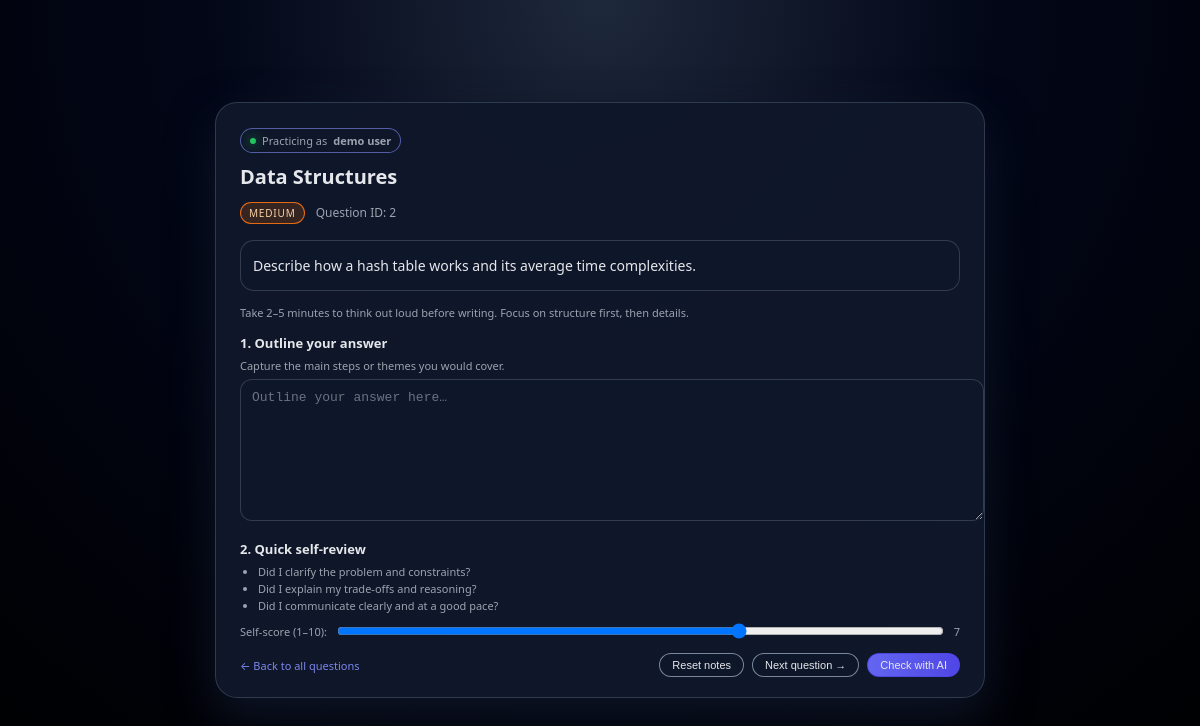
Screenshot of /question/2/ with the database file from the repository.
### core/models.py (models this page shows, shortened)
class Question(models.Model):
    question_text = models.TextField()
    skill = models.ForeignKey(Skill, on_delete=models.CASCADE)
    difficulty = models.CharField(max_length=20)

class Skill(models.Model):
    name = models.CharField(max_length=100)

### core/views.py (the view, shortened to what this page needs)
# urls.py: path('question/<int:pk>/', question_detail, name='question_detail'),
def question_detail(request, pk):
    question = get_object_or_404(Question.objects.select_related("skill"), pk=pk)
    same_skill_qs = Question.objects.filter(skill=question.skill).order_by("pk")
    next_q = same_skill_qs.filter(pk__gt=question.pk).first() or same_skill_qs.first()
    ai_feedback = None
    return render(
        request,
        "question_detail.html",
        {
            "question": question,
            "next_question": next_q,
            "ai_feedback": ai_feedback,
        },
    )

### templates/question_detail.html (shortened to what this page needs)
<!DOCTYPE html>
<html lang="en">
<head>
</head>
<body>
<div class="shell">
    <div class="pill">
        <span class="pill-dot"></span>
        {% if request.user.is_authenticated %}
            Practicing as <strong>{{ request.user.username }}</strong>
        {% else %}
            Practicing as <strong>demo user</strong>
        {% endif %}
    </div>
    <h1>{{ question.skill.name|default:"Question" }}</h1>
    <div class="meta">
        {% if question.difficulty %}
            {% with diff=question.difficulty|lower %}
                <span class="difficulty {% if diff == 'easy' %}difficulty-easy{% elif diff == 'medium' %}difficulty-medium{% elif diff == 'hard' %}difficulty-hard{% endif %}">
                    {{ question.difficulty|title }}
                </span>
            {% endwith %}
        {% endif %}
        Question ID: {{ question.id }}
    </div>
    <form method="post" style="margin: 0;">
        <div class="question-box">
            {{ question.question_text }}
        </div>
        <p class="hint-text">
            Take 2–5 minutes to think out loud before writing. Focus on structure first, then details.
        </p>
        <h2 class="section-title">1. Outline your answer</h2>
        <p class="hint-text">
            Capture the main steps or themes you would cover.
        </p>
        <textarea id="answer-notes" name="notes" placeholder="Outline your answer here…"></textarea>
        <h2 class="section-title">2. Quick self‑review</h2>
        <ul class="checklist">
            <li>Did I clarify the problem and constraints?</li>
            <li>Did I explain my trade‑offs and reasoning?</li>
            <li>Did I communicate clearly and at a good pace?</li>
        </ul>
        <div class="score-row">
            <span>Self‑score (1–10):</span>
            <input type="range" min="1" max="10" value="7" id="self-score" name="score">
            <span id="self-score-label">7</span>
        </div>
        <div class="actions">
            <a href="/" class="link">← Back to all questions</a>
            <div class="btn-row">
                <button class="btn" type="button" onclick="clearNotes()">Reset notes</button>
                {% if next_question %}
                    <button class="btn" type="submit" name="action" value="next">
                        {% if next_question.id == question.id %}
                            Finish session
                        {% else %}
                            Next question →
                        {% endif %}
                    </button>
                {% else %}
                    <button class="btn" type="submit" name="action" value="next">
                        Finish session
                    </button>
                {% endif %}
                <button class="btn btn-primary" type="submit" name="action" value="ai">
                    Check with AI
                </button>
            </div>
        </div>
    </form>
</div>
</body>
</html>

### templates/question_detail.html (style rules this page uses)
body { margin: 0; min-height: 100vh; font-family: system-ui, -apple-system, BlinkMacSystemFont, "SF Pro Text", sans-serif; background: radial-gradient(circle at top, #1e293b 0, #020617 40%, #000 100%); color: #e5e7eb; display: flex; align-items: center; justify-content: center; }
.shell { width: 100%; max-width: 720px; margin: 24px; padding: 24px 24px 20px; border-radius: 22px; background: linear-gradient(135deg, rgba(15, 23, 42, 0.96), rgba(15, 23, 42, 0.98)); border: 1px solid rgba(148, 163, 184, 0.25); box-shadow: 0 18px 45px rgba(15, 23, 42, 0.9); }
.pill { display: inline-flex; align-items: center; gap: 6px; font-size: 11px; padding: 4px 9px; border-radius: 999px; border: 1px solid rgba(129, 140, 248, 0.6); color: #9ca3af; background: rgba(15, 23, 42, 0.8); margin-bottom: 10px; }
.pill-dot { width: 6px; height: 6px; border-radius: 999px; background: #22c55e; box-shadow: 0 0 12px rgba(34, 197, 94, 0.9); }
h1 { margin: 0 0 12px; font-size: 20px; }
.meta { font-size: 12px; color: #9ca3af; margin-bottom: 16px; }
.difficulty { display: inline-block; margin-right: 8px; font-size: 10px; text-transform: uppercase; letter-spacing: 0.08em; padding: 3px 8px; border-radius: 999px; border: 1px solid rgba(148, 163, 184, 0.8); }
.difficulty-medium { border-color: rgba(249, 115, 22, 0.9); color: rgba(254, 215, 170, 0.96); background: rgba(180, 83, 9, 0.24); }
.question-box { padding: 14px 12px; border-radius: 14px; background: rgba(15, 23, 42, 0.95); border: 1px solid rgba(55, 65, 81, 0.9); font-size: 14px; line-height: 1.5; margin-bottom: 14px; }
.section-title { margin: 14px 0 6px; font-size: 13px; font-weight: 600; color: #e5e7eb; }
.hint-text { font-size: 11px; color: #9ca3af; margin: 0 0 6px; }
.checklist { margin: 4px 0 8px; padding-left: 18px; font-size: 11px; color: #9ca3af; }
.checklist li { margin-bottom: 2px; }
.score-row { display: flex; align-items: center; gap: 8px; font-size: 11px; color: #9ca3af; margin: 6px 0 12px; }
.score-row input[type="range"] { flex: 1; }
textarea { width: 100%; min-height: 120px; border-radius: 12px; border: 1px solid rgba(55, 65, 81, 0.9); background: rgba(15, 23, 42, 0.9); color: #e5e7eb; font-size: 13px; padding: 10px 11px; resize: vertical; outline: none; }
textarea::placeholder { color: #6b7280; }
.actions { margin-top: 10px; display: flex; justify-content: space-between; align-items: center; font-size: 11px; color: #9ca3af; }
.btn-row { display: flex; gap: 8px; }
.btn { border-radius: 999px; border: 1px solid rgba(148, 163, 184, 0.8); background: rgba(15, 23, 42, 0.95); color: #e5e7eb; font-size: 11px; padding: 5px 12px; cursor: pointer; }
.btn-primary { border-color: rgba(79, 70, 229, 0.95); background: linear-gradient(to right, #6366f1, #4f46e5); }
a.link { color: rgba(129, 140, 248, 0.95); text-decoration: none; }

### rows the page displays
Question: skill.name "Data Structures", difficulty "MEDIUM", id "2", question_text "Describe how a hash table works and its average time complexities."
